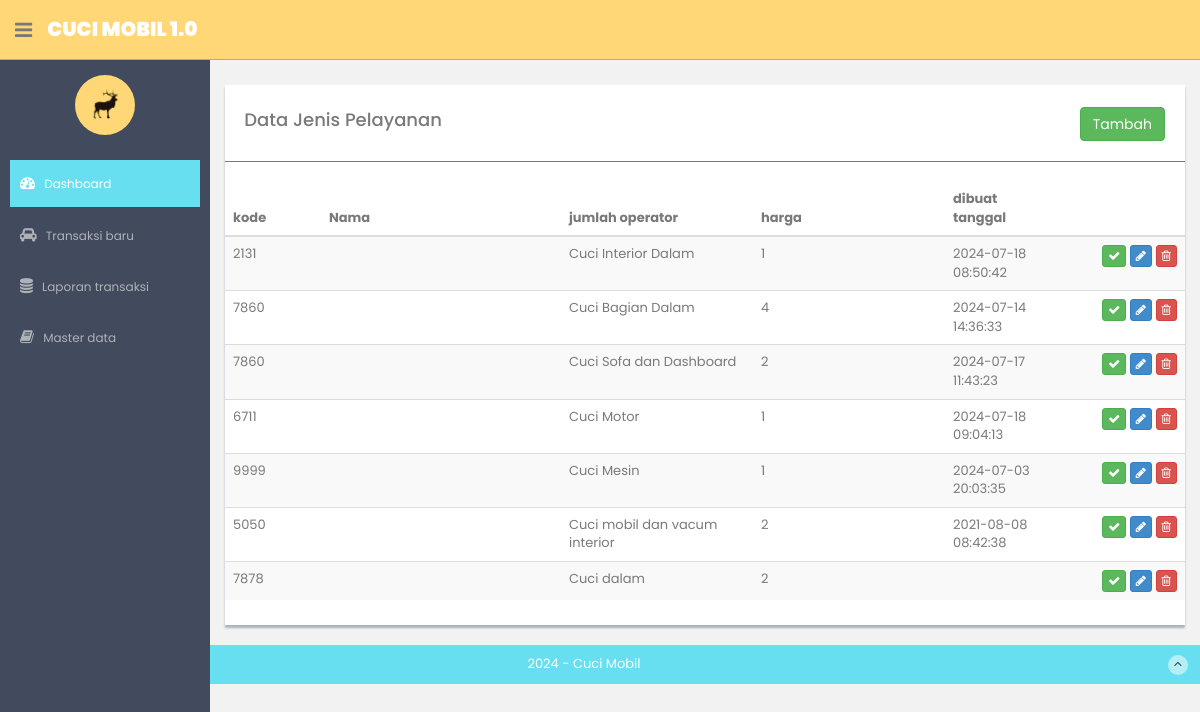
/services, run on the app's committed database.
### model/Services.py (models this page shows)
class Servs(Model):
    id = IntegerField(primary_key=True)
    code = CharField()
    name = CharField()
    price = IntegerField()
    many_operators = IntegerField()
    created_on = CharField()
    class Meta:
        database = db
        db_table = 'services'

### routes_services.py (the view)
@app.route("/services", methods=["GET"])
def services():
    services = ServicesController.list_services()
    print(services)
    return render_template('references/services/services-list.html', services=services)

### controller/ServicesController.py (called while the page is built)
    @staticmethod
    def list_services():
        return Servs.select()

### templates/references/services/services-list.html (shortened to what this page needs)
{% extends "layout.html" %}
{% block content %}
<div class="row mt">
      <div class="col-md-12">
          <div class="content-panel">
              <table class="table table-striped table-advance table-hover">
                <div >
                    <div style="float:left;"><h4>&nbsp; Data Jenis Pelayanan </h4></div>
                    <div class="pull-right" style="padding-top:7px;padding-right:20px;">
                        <button class="btn btn-success " onclick="javscript:openModal(0)">Tambah</button>
                    </div>
                </div>
                <hr/>
                  <thead>
                  <tr>
                      <th width="10%"> kode</th>
                      <th width="25%"> Nama</th>
                      <th width="20%"> jumlah operator</th>
                      <th width="20%"> harga</th>
                      <th width="10%"> dibuat tanggal</th>
                      <th width="20%"></th>
                  </tr>
                  </thead>
                  <tbody>
                  {% for item in services %}
                  <tr>
                      <td>{{ item.code }} </td>
                      <td>{{ item.qr_code }} </td>
                      <td>{{ item.name }} </td>
                      <td>{{ item.many_operators }} </td>
                      <td>{{ item.created_on }} </td>
                      <td align="right">
                          <button class="btn btn-success btn-xs"><i class="fa fa-check"></i></button>
                          <button class="btn btn-primary btn-xs"  onclick="javscript:openModal({{ item.id }})"><i class="fa fa-pencil"></i></button>
                          <button class="btn btn-danger btn-xs" onclick="javscript:deleteRecord({{ item.id }})"><i class="fa fa-trash-o "></i></button>
                      </td>
                  </tr>
                 {% endfor %}
                  </tbody>
              </table>
          </div>
      </div>
  </div>
{% endblock %}

### data on the page
Servs: code "2131", name "Cuci Interior Dalam", many_operators "1", created_on "2024-07-18 08:50:42"
Servs: code "7860", name "Cuci Bagian Dalam", many_operators "4", created_on "2024-07-14 14:36:33"
Servs: code "7860", name "Cuci Sofa dan Dashboard", many_operators "2", created_on "2024-07-17 11:43:23"
Servs: code "6711", name "Cuci Motor", many_operators "1", created_on "2024-07-18 09:04:13"
Servs: code "9999", name "Cuci Mesin", many_operators "1", created_on "2024-07-03 20:03:35"
Servs: code "5050", name "Cuci mobil dan vacum interior", many_operators "2", created_on "2021-08-08 08:42:38"
Servs: code "7878", name "Cuci dalam", many_operators "2"
